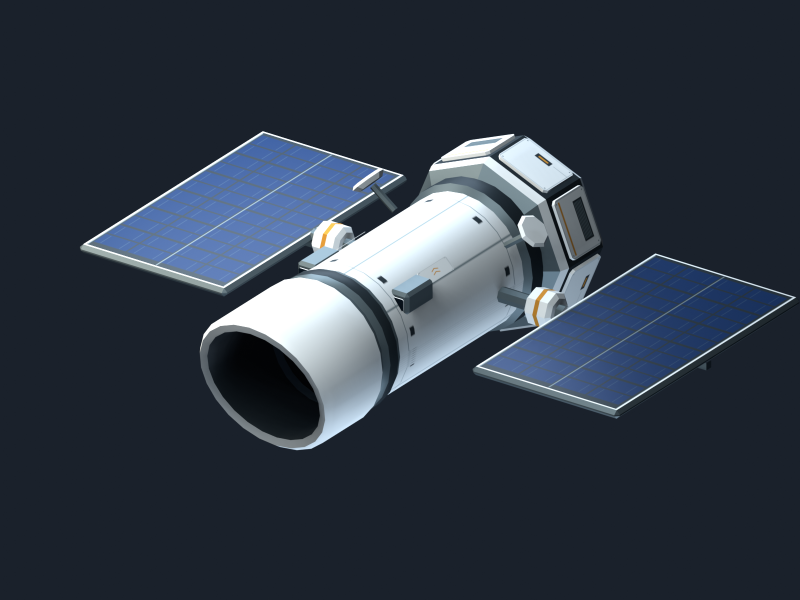
#> input picture qweq/hubble_telescope/previews/GLB_roundtrip.png, 1600 x 1200 px, given in place of hero.png, which was not available (shown at 1/2 size)
$ python make_contact_sheets.py
#> lines starting #> are read from the running program, lines starting #| are printed output that depends on the picture
from pathlib import Path
from PIL import Image,ImageDraw,ImageFont
OUT=Path(__file__).resolve().parents[1];P=OUT/'previews'
fonts=list(Path('/usr/share/fonts').rglob('NotoSans-Regular.ttf'))
f=ImageFont.truetype(str(fonts[0]),22) if fonts else ImageFont.load_default(size=22)
def sheet(files,labels,name,cols,tile=(600,460)):
#> called with name = 'overview.jpg', cols = 2, tile = (600, 460)
 rows=(len(files)+cols-1)//cols;im=Image.new('RGB',(cols*tile[0],rows*tile[1]),(18,26,36));d=ImageDraw.Draw(im)
#> after `im = Image.new('RGB', (cols * tile[0], rows * tile[1]), (18, 26, 36))`:
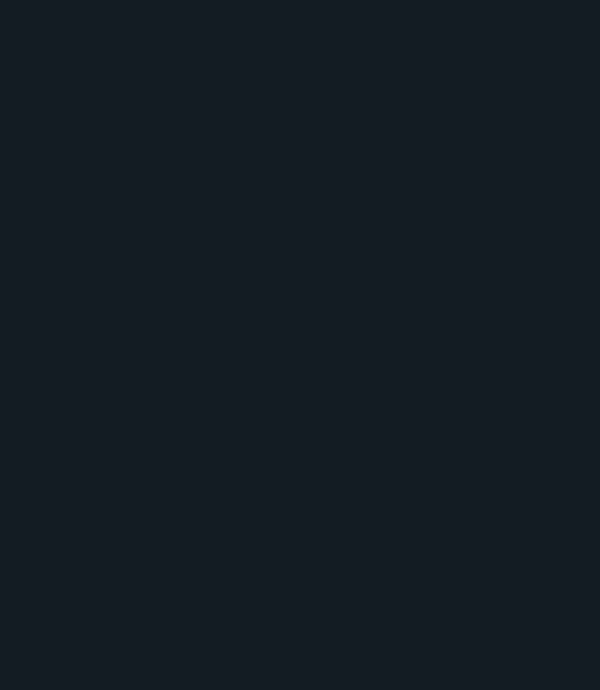
#> im: PIL image 1200x1380 RGB (shown at 1/2 size); mean R, G, B 18, 26, 36
 for i,(file,label) in enumerate(zip(files,labels)):
  x=i%cols*tile[0];y=i//cols*tile[1];src=Image.open(P/(file+'.png')).convert('RGB');src.thumbnail((tile[0],tile[1]-42));im.paste(src,(x+(tile[0]-src.width)//2,y+(tile[1]-42-src.height)//2));d.text((x+18,y+tile[1]-33),label,font=f,fill=(214,219,217))
#> after `src.thumbnail((tile[0], tile[1] - 42))`:
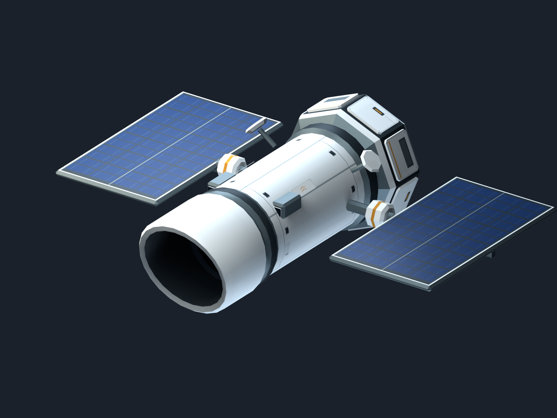
#> src: PIL image 557x418 RGB; mean R, G, B 47.4, 56.5, 69
#> after `im.paste(src, (x + (tile[0] - src.width) // 2, y + (tile[1] - 42 - src`:
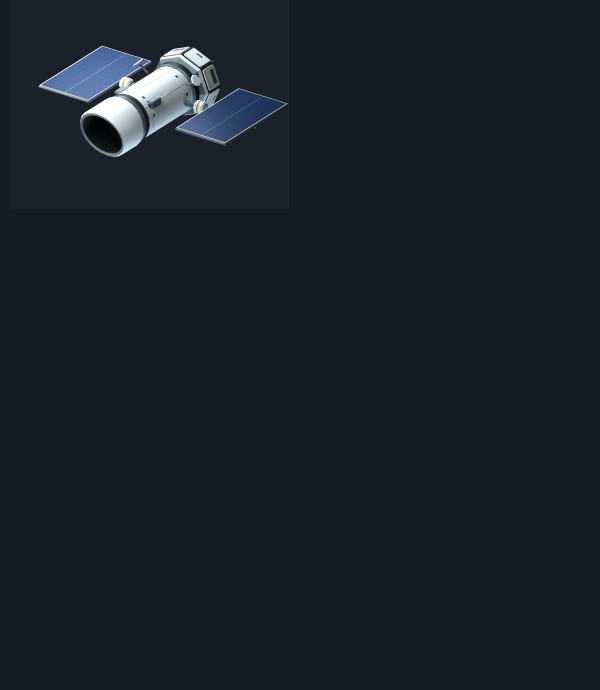
#> im: PIL image 1200x1380 RGB (shown at 1/2 size); mean R, G, B 22.1, 30.3, 40.6
#> pass 2 of the loop in sheet, `for i,(file,label) in enumerate(zip(files,labels)):`:
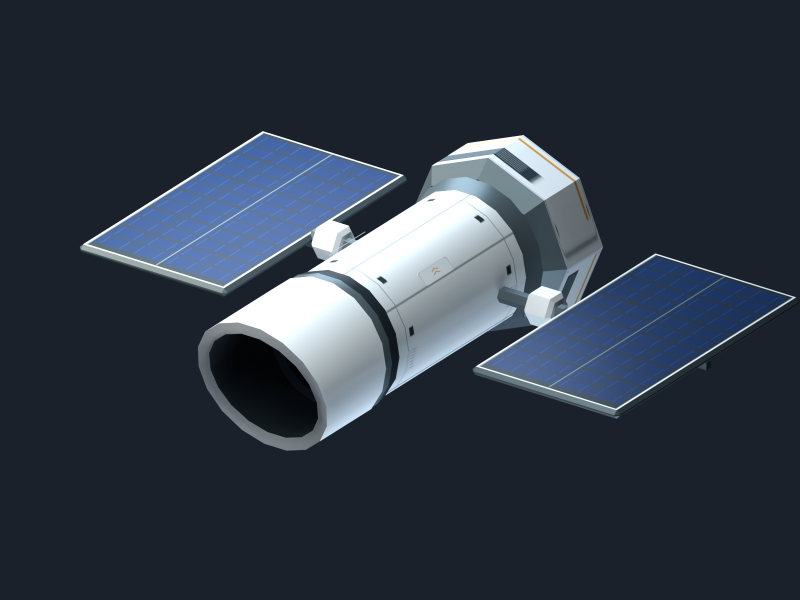
#> input picture qweq/hubble_telescope/previews/LOD1.png, 1600 x 1200 px, given in place of front.png, which was not available (shown at 1/2 size)
#> src: PIL image 1600x1200 RGB
#> in sheet, `src.thumbnail((tile[0], tile[1] - 42))`:
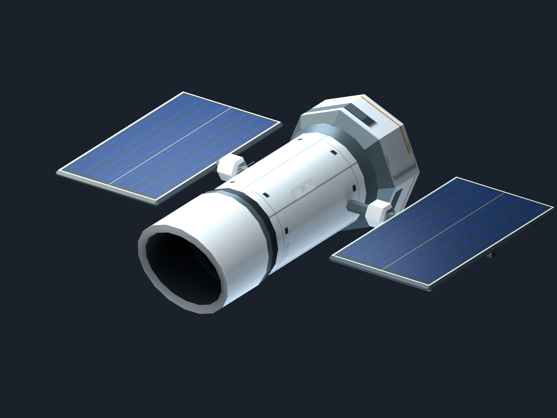
#> src: PIL image 557x418 RGB; mean R, G, B 47.7, 56.9, 69.4
#> in sheet, `im.paste(src, (x + (tile[0] - src.width) // 2, y + (tile[1] - 42 - src`:
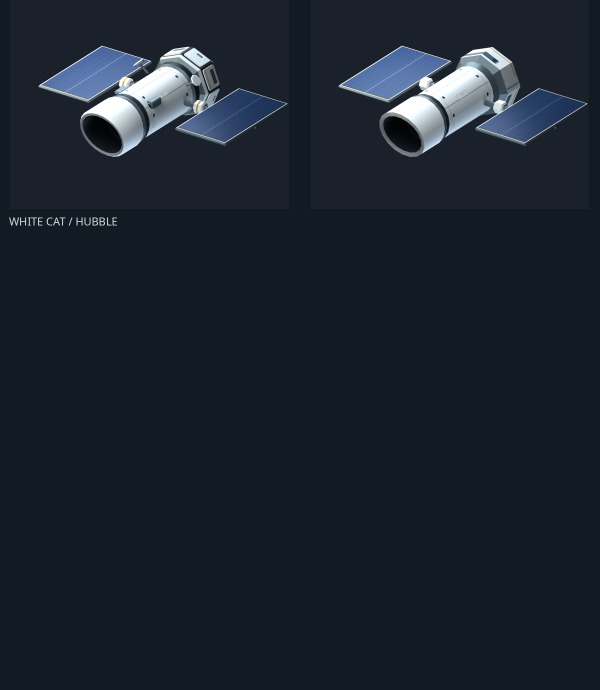
#> im: PIL image 1200x1380 RGB (shown at 1/2 size); mean R, G, B 26.4, 34.8, 45.5
 im.save(P/name,quality=94)
#> (the run stopped early here; a loop or call above may not have finished)
